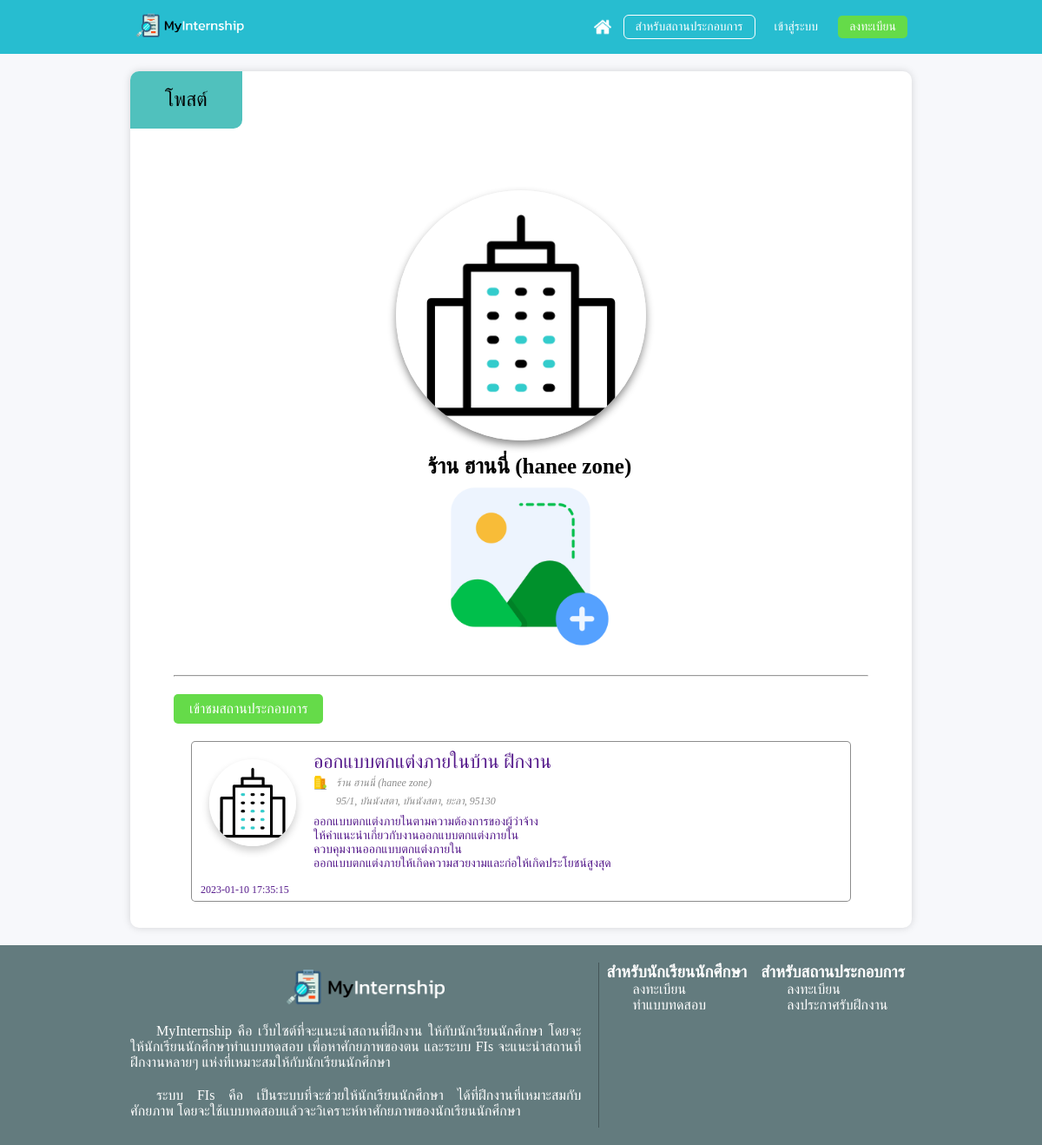
The app's page /page/company/postfullview.php?post_id=31 with its own data.
### tables this page shows
CREATE TABLE `post` (
  `p_id` int(10) NOT NULL,
  `p_title` varchar(45) NOT NULL,
  `p_details` varchar(255) NOT NULL,
  `p_date` timestamp NOT NULL DEFAULT current_timestamp(),
  `j_id` int(10) NOT NULL,
  `cp_id` int(10) NOT NULL
);

### page/company/postfullview.php (the view, shortened to what this page needs)
<?php
    include('../../config/server.php');
    if(isset($_GET['post_id'])) {
        $post_id = $_GET['post_id'];
        $sql = "SELECT concat(company.cp_nameth, '(', company.cp_nameeng, ')') as company_name, concat(address_company.ad_address, ', ', address_company.ad_sub_district, ', ', address_company.ad_district, ', ', address_company.ad_province, ', ', address_company.ad_zipcode) as company_address, post.* from company JOIN address_company on address_company.ad_id=company.cp_id JOIN post on post.cp_id=company.cp_id WHERE post.p_id='$post_id';";
        try {
            $stmt = $con->query($sql);
            $stmt->execute();
            $row = $stmt->fetch();
        }catch(PDOException $e) {
            echo $e->getMessage();
        }
    }
?>
<!DOCTYPE html>
<html lang="en">
<head>
    <link rel="stylesheet" href="style/postfullview.css">
</head>
<body>
<header class="header">
        <div class="navbar">
            <div class="logo">
                <a href="dashboard.php"><img src="../../pictures/Icon/Logo/logoSTD.png" alt="logo"></a>
            </div>
            <div class="main-menu">
                <a href="dashboard.php" class="icon-home"><img src="../../pictures/Icon/home.png" alt="icon home"></a>
                <?php
                    if(isset($_SESSION['user_type'])) {
                        if($_SESSION['user_type'] == 1) {
                            echo '<a href="../student/profile.php"><img class="account-menu-student" src="../../pictures/Icon/user_icon.png" alt=""></a>';
                        }else if($_SESSION['user_type'] == 2){
                            echo '<a href="../company/profile.php"><img class="account-menu-company" src="../../pictures/Icon/building.png" alt=""></a>';
                        }
                    }else {
                        echo '<a href="../company/enterprofile.php" class="menu-forcompany">สำหรับสถานประกอบการ</a>
                        <a href="../../login.php">เข้าสู่ระบบ</a>
                        <a href="enterprofile.php" class="menu-register">ลงทะเบียน</a>';
                    }
                ?>
            </div>
        </div>
    </header>
    <div class="content">
        <div class="title">
            <p>โพสต์</p>
        </div>
        <div class="content-profile">
            <div class="sub-content-profile user-img-container">
                <div class="logo">
                    <img src="../../pictures/Icon/building.gif" alt="">
                </div>
                <div class="another">
                    <p class="company-name"><?php echo $row['company_name'];?></p>
                    <div class="picture-company">
                        <img src="../../pictures/Icon/gallery.png" alt="">
                    </div>
                </div>
            </div>
            <hr width="100%" style="margin-top: 10px">
            <div class="con-menu">
                <?php
                    if(isset($_SESSION['user_type'])) {
                        if($_SESSION['user_type'] == 2 && $_SESSION['user_id'] == $row['cp_id']) {
                            echo '
                                <a href="updatepost.php?post-id='.$row['p_id'].'" class="submit">แก้ใขโพสต์</a>
                                <a href="php/deletepost.php?post-id='.$row['p_id'].'" class="submit">ลบโพสต์</a>
                            ';
                        }else if($_SESSION['user_type'] == 1 || ($_SESSION['user_type'] == 2 && $_SESSION['user_id'] != $row['cp_id'])) {
                            echo '<a href="profile.php?user-view=1&company-id='.$row['cp_id'].'" class="submit">เข้าชมสถานประกอบการ</a>';
                        }
                    }else {
                        echo '<a href="profile.php?user-view=1&company-id='.$row['cp_id'].'" class="submit">เข้าชมสถานประกอบการ</a>';
                    }
                ?>
            </div>
            <div class="container-post">
                <div class="post">
                    <div class="icon-company">
                        <img src="../../pictures/Icon/building.gif" alt="">
                    </div>
                    <div class="content-post">
                        <p class="title-post"><?php echo $row['p_title'];?></p>
                        <div class="about-company">
                            <img src="../../pictures/Icon/flat.png" alt="">
                            <span><?php echo $row['company_name'];?></span>
                        </div>
                        <div class="about-company">
                            <span><?php echo $row['company_address'];?></span>
                        </div>
                        <p class="details">
                            <?php echo $row['p_details'];?>
                        </p>
                    </div>
                </div>
                <div class="container-post-date">
                    <p class="post-date"><?php echo $row['p_date'];?></p>
                </div>
            </div>
        </div>
    </div>
    <div class="footer">
        <div class="container-footer">
            <div class="col-first">
                <div class="row">
                    <img src="../../pictures/Icon/Logo/logoSTD.png" alt="">
                </div>
                <div class="row">
                    <p>MyInternship คือ เว็บไซต์ที่จะแนะนำสถานที่ฝึกงาน ให้กับนักเรียนนักศึกษา โดยจะให้นักเรียนนักศึกษาทำแบบทดสอบ เพื่อหาศักยภาพของตน และระบบ FIs จะแนะนำสถานที่ฝึกงานหลายๆ แห่งที่เหมาะสมให้กับนักเรียนนักศึกษา</p>
                </div>
                <div class="row">
                    <p>ระบบ FIs คือ เป็นระบบที่จะช่วยให้นักเรียนนักศึกษา ได้ที่ฝึกงานที่เหมาะสมกับศักยภาพ โดยจะใช้แบบทดสอบแล้วจะวิเคราะห์หาศักยภาพของนักเรียนนักศึกษา</p>
                </div>
            </div>
            <div class="col-first">
                <div class="col">
                    <h3>สำหรับนักเรียนนักศึกษา</h3>
                    <a href="../student/enterprofile.php">ลงทะเบียน</ฟ>
                    <a href="../student/quiz.php">ทำแบบทดสอบ</a>
                </div>
                <div class="col">
                    <h3>สำหรับสถานประกอบการ</h3>
                    <a href="enterprofile.php">ลงทะเบียน</a>
                    <a href="createpost.php">ลงประกาศรับฝึกงาน</a>
                </div>
            </div>
        </div>
    </div>
</body>
</html>

### page/company/style/postfullview.css (style rules this page uses)
:root { --image-st-size: 100px; --icon-in-profile: 16px; }
.content-profile { flex-direction: column; align-items: center; }
.container-post { margin-top: 20px; }
.container-post { background-color: white; width: 95%; }
.content-post .details { max-height: none; }
.submit { margin-right: 10px; }
.con-menu { width: 100%; display: flex; flex-direction: row; padding-top: 20px; }

### page/company/style/public-style-cp.css (style rules this page uses)
.title { padding: 0; }
.title p { padding: 20px 40px; margin-bottom: 20px; background-color: #50C1BD; font-size: 23px; width: fit-content; border-radius: 10px 0 10px 0; }

### page/company/style/profile.css (style rules this page uses)
:root { --content_font_size_l : 18; --content_font_size_std : 16px; --content_font_size_m : 14px; --content_font_size_s : 12px; }
.title { display: flex; justify-content: space-between; }
.content-profile { width: 100%; display: flex; flex-direction: row; flex-wrap: wrap; justify-content:space-around; padding: 50px 100px; }
.sub-content-profile { width: 50%; padding: 15px 10px; }
.user-img-container { width: 100%; display: flex; flex-direction: row; justify-content: space-between; flex-wrap: nowrap; }
.user-img-container .logo { width: 20rem; height: 20rem; display: flex; justify-content: center; align-items: center; }
.user-img-container .logo img { width: 90%; height: auto; border-radius: 50%; box-shadow: 0 5px 10px rgba(0, 0, 0, 0.45); }
.user-img-container .another { flex-grow: 1; margin-left: 20px; display: flex; flex-direction: column; justify-content: center; }
.user-img-container .another .company-name { font-size: 25px; font-weight: 700; }
.user-img-container .another .picture-company { display: flex; flex-direction: row; flex-wrap: nowrap; }
.user-img-container .another .picture-company img { width: 200px; }
@media (max-width: 1330px) { .content-profile { padding: 20px 50px; } }
@media (max-width: 1330px) { .sub-content-profile { width: 100%; } }
@media (max-width: 1330px) { .user-img-container { flex-direction: column; align-items: center; } }
@media (max-width: 1330px) { .user-img-container .logo, .user-img-container .another { align-items: center; } }

### style/main-style.css (style rules this page uses)
* { padding: 0px; margin: 0px; font-family: kanit; box-sizing: border-box; }
body { background-color: #F7F8FB; }
a { text-decoration: none; }

### style/navbar.css (style rules this page uses)
a { text-decoration: none; }
.header { width: 100%; box-sizing: border-box; padding: 10px 0; background-color: #27BDD0; display: flex; justify-content: center; }
.navbar { width: 75%; height: 100%; color: white; display: flex; justify-content: space-between; align-items: center; }
.logo { width: 3.5vw; height: 3.5vw; }
.header .navbar .logo img { height: 90%; width: auto; }
.main-menu { list-style-type: none; display: flex; justify-content: flex-end; align-items: center; }
.main-menu a { display: block; color: #fff; border-radius: 5px; font-size: 16px; font-weight: 350; padding: 5px 13px; margin: 0px 5px; transition: .3s; }
.main-menu .icon-home { display: flex; padding: 5px; margin-right: 5px; justify-content: center; align-items: center; }
.main-menu a img { width: 20px; height: auto; }
.menu-forcompany { outline: 1px solid white; padding-top: -2px; }
.menu-register { background-color: #65DB49; }
@media (max-width: 1240px) { .main-menu a { font-size: 14px; } }

### style/content.css (style rules this page uses)
.content { width: 75%; box-sizing: border-box; margin: 20px auto; background-color: white; border-radius: 10px; box-shadow: 0 0 10px rgba(0, 0, 0, 0.15); }

### style/footer.css (style rules this page uses)
.footer { width: 100%; background-color: #637B7E; padding: 20px 0px; display: flex; flex-direction: row; justify-content: center; align-items: center; }
.col-first .row img { width: 200px; }
.container-footer { width: 75%; display: flex; flex-direction: row; flex-wrap: nowrap; }
.col-first { display: flex; }
.col-first:first-child { flex-direction: column; align-items: center; width: 60%; }
.col-first:last-child { width: 40%; display: flex; flex-direction: row; flex-wrap: nowrap; justify-content: space-around; }
.row p { text-indent: 30px; text-align: justify; color: white; padding: 10px 20px 10px 0px; }
.col a { display: block; text-indent: 30px; color: white; }
.col h3 { color: white; }

### style/input_text.css (style rules this page uses)
.submit { padding: 8px 18px; border-radius: 5px; border: none; background-color: #65DB49; box-sizing: border-box; font-size: 16px; color: white; text-align: center; }

### records on screen
post: p_title "ออกแบบตกแต่งภายในบ้าน ฝึกงาน", p_details "ออกแบบตกแต่งภายในตามความต้องการของผู้ว่าจ้าง ให้คำแนะนำเกี่ยวกับงานออกแบบตกแต่งภายใน ควบคุมงานออกแบบตกแต่งภายใน ออกแบบตกแต่งภายให้เกิดความสวยงามและก่อให้เกิดประโยชน์สูงสุด", p_date "2023-01-10 17:35:15"

### other values on screen
$row['company_name'] "ร้าน ฮานนี่ (hanee zone)"
$row['company_address'] "95/1, บันนังสตา, บันนังสตา, ยะลา, 95130"
